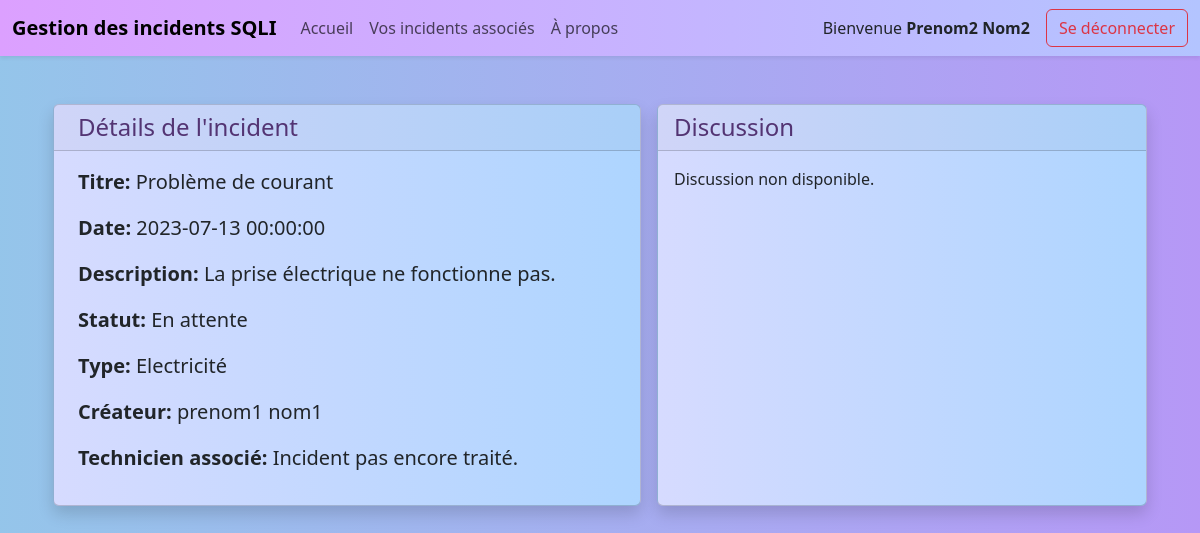
The page /src/controllers/IncidentController.php?action=view&id=1 (signed in) on the database its author committed.
### tables this page shows
CREATE TABLE incidents (
    id INTEGER PRIMARY KEY AUTO_INCREMENT,
    type VARCHAR(50) NOT NULL,
    titre VARCHAR(255) NOT NULL,
    description TEXT,
    date DATETIME NOT NULL,
    id_collaborateur INTEGER NOT NULL,
    id_technicien INTEGER,
    statut ENUM('En attente', 'En cours', 'Traité', 'Fermé'),
    last_message_sender ENUM('collaborateur', 'technicien'),
    last_message_was_seen bool DEFAULT false,
    FOREIGN KEY (id_collaborateur) REFERENCES utilisateurs(id),
    FOREIGN KEY (id_technicien) REFERENCES utilisateurs(id)
);

CREATE TABLE utilisateurs (
    id INTEGER PRIMARY KEY AUTO_INCREMENT,
    email VARCHAR(50) UNIQUE,
    nom VARCHAR(30),
    prenom VARCHAR(30),
    password VARCHAR(255),
    role ENUM('collaborateur', 'technicien')
);

### src/models/Incident.php (called while the page is built, shortened)
<?php
require_once $_SERVER["DOCUMENT_ROOT"] . '/src/config/dbconfig.php';
class Incident {
    protected $id;
    protected $type;
    protected $titre;
    protected $description;
    protected $date;
    protected $idCollaborateur;
    protected $idTechnicien;
    protected $statut;
    public function __construct($id=null) {
        if (! is_null($id)) {
            $this->id = $id;
        }
    }
    public function setIncidentInfo() {
        global $db;
        $stmt = $db->prepare('SELECT * FROM incidents WHERE id = ?');
        $stmt->execute([$this->getID()]);
        $row = $stmt->fetch(PDO::FETCH_ASSOC);
        if ($stmt->rowCount() != 0) {
            $this->type = $row["type"];
            $this->titre = $row["titre"];
            $this->description = $row["description"];
            $this->date = $row["date"];
            $this->idCollaborateur = $row["id_collaborateur"];
            $this->idTechnicien = $row["id_technicien"];
            $this->statut = $row["statut"];
            return true;
        }
        else {
            return false;
        }
    }
    public function getID()
    {
        return $this->id;
    }
    public function getType()
    {
        return $this->type;
    }
    public function getTitre()
    {
        return $this->titre;
    }
    public function getDescription()
    {
        return $this->description;
    }
    public function getDate()
    {
        return $this->date;
    }
    public function getIdCollaborateur()
    {
        return $this->idCollaborateur;
    }
    public function getIdTechnicien()
    {
        return $this->idTechnicien;
    }
    public function getStatut()
    {
        return $this->statut;
    }
}

### src/models/Utilisateur.php (called while the page is built, shortened)
<?php
require_once $_SERVER["DOCUMENT_ROOT"] . '/src/config/dbconfig.php';
class Utilisateur {
    public static function getUserRowById($id) {
        global $db;
        $stmt = $db->prepare('SELECT * FROM utilisateurs WHERE id = ?');
        if (! $stmt->execute([$id])) {
            return false;
        }
        return $stmt->fetch(PDO::FETCH_ASSOC);
    }
}

### src/views/voirIncident.php (the view, shortened to what this page needs)
<?php
$role = $_SESSION['role'];
?>
<!doctype html>
<html lang="en">
<head>
    <link href="https://cdn.jsdelivr.net/npm/bootstrap@5.3.0/dist/css/bootstrap.min.css" rel="stylesheet">
    <link rel="stylesheet" href="../css/backgroundStyle.css">
</head>
<body>
    <?php
    if ($role == 'collaborateur')
        include $_SERVER["DOCUMENT_ROOT"] . '/src/views/Collaborateur/navbarCollaborateur.php';
    elseif ($role == 'technicien')
        include $_SERVER["DOCUMENT_ROOT"] . '/src/views/Technicien/navbarTechnicien.php';
    ?>
    <div class="container-fluid mt-5 d-flex flex-wrap column-gap-3 row-gap-3 justify-content-center pb-5">
        <div class="card col-12 col-sm-6 shadow">
            <h4 class="card-header ps-4">Détails de l'incident</h4>
            <div class="card-body ps-4 pe-4 fs-5">
                <p><strong>Titre: </strong><?php echo $titre; ?></p>
                <p><strong>Date: </strong><?php echo $date; ?></p>
                <p><strong>Description: </strong><?php echo $description; ?></p>
                <p><strong>Statut: </strong><?php echo $statut; ?></p>
                <p><strong>Type: </strong><?php echo $type; ?></p>
                <p><strong>Créateur: </strong><?php echo $collaborateurName; ?></p>
                <p><strong>Technicien associé: </strong><?php echo $technicienName; ?></p>
            </div>
        </div>
        <div class="card col-12 col-sm-5 shadow">
            <h4 class="card-header">Discussion</h4>
            <?php
            if ($canViewDiscussion) {
                ?>
            <div class="card-body overflow-y-auto" id="chatbox" style="height: 60vh;">
                <?php
                if ($role == 'collaborateur') {
                    foreach ($messages as $message) {
                        $msg_body = $message->getBody();
                        if ($message->getSender() == 'collaborateur') {
                            echo "<div class='d-flex justify-content-end'><div class='card shadow p-2 mb-1 bg-gradient bg-primary text-white'>$msg_body</div></div>";
                        }
                        elseif ($message->getSender() == 'technicien') {
                            echo "<div class='d-flex justify-content-start'><div class='card shadow p-2 mb-1 bg-gradient bg-light'>$msg_body</div></div>";
                        }
                    }
                }
                elseif ($role == 'technicien') {
                    foreach ($messages as $message) {
                        $msg_body = $message->getBody();
                        if ($message->getSender() == 'technicien') {
                            echo "<div class='d-flex justify-content-end'><div class='card shadow p-2 mb-1 bg-gradient bg-primary text-white'>$msg_body</div></div>";
                        }
                        elseif ($message->getSender() == 'collaborateur') {
                            echo "<div class='d-flex justify-content-start'><div class='card shadow p-2 mb-1 bg-gradient bg-light'>$msg_body</div></div>";
                        }
                    }
                }
                ?>
            </div>
            <div class="card-footer">
                <form method="POST" action="IncidentController.php?action=sendmsg&id=<?php echo $incidentID; ?>">
                    <div class="d-flex flex-row gap-1">
                        <textarea class="form-control" placeholder="Ecrivez votre message ici" name="msgBody" id="msgInput" required></textarea>
                        <button type="submit" class="btn btn-primary" id="submitBtn">Envoyer</button>
                    </div>
                </form>
            </div>
            <?php }
            else {
                echo "<div class='card-body'>Discussion non disponible.</div>";
            }
            ?>
        </div>
    </div>
</body>
</html>

### src/css/backgroundStyle.css (style rules this page uses)
body { background: hsla(259, 84%, 78%, 1); background: linear-gradient(180deg, hsla(259, 84%, 78%, 1) 0%, hsla(206, 67%, 75%, 1) 100%); background: -moz-linear-gradient(180deg, hsla(259, 84%, 78%, 1) 0%, hsla(206, 67%, 75%, 1) 100%); background: -webkit-linear-gradient(180deg, hsla(259, 84%, 78%, 1) 0%, hsla(206, 67%, 75%, 1) 100%); }
h2, h1, h4 { color: #533473!important; }
.card { background: linear-gradient(90deg, hsl(233, 100%, 92%) 0%, hsl(211, 100%, 84%) 100%); }

### rows shown on the page
incidents: titre "Problème de courant", date "2023-07-13 00:00:00", description "La prise électrique ne fonctionne pas.", statut "En attente", type "Electricité"
utilisateurs: collaborateurName "prenom1 nom1"

### other values the page prints
$_SESSION['prenom'] "Prenom2"
$_SESSION['nom'] "Nom2"
$technicienName "Incident pas encore traité."
